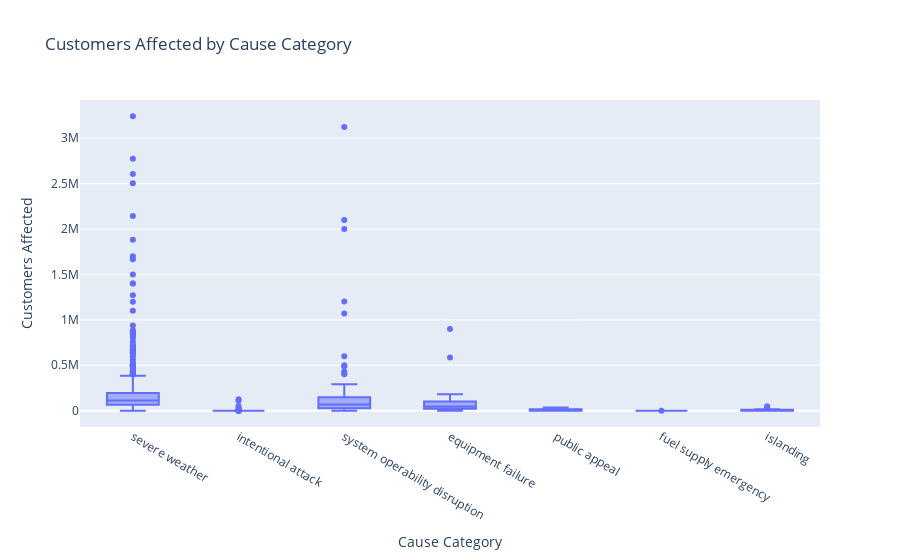

The code cell stored with this chart in its notebook:
### Markdown cell above
Purpose: Understand how outage duration varies by the cause of the outage. This helps identify if certain causes (like severe weather) are linked to longer outages.

### Code cell
fig = px.box(
    data,
    x='CAUSE.CATEGORY',
    y='CUSTOMERS.AFFECTED',
    title='Customers Affected by Cause Category',
    labels={'CAUSE.CATEGORY': 'Cause Category', 'CUSTOMERS.AFFECTED': 'Customers Affected'}
)

fig.show()

### Figure 1 — Plotly figure (JSON) as saved in the notebook; plotly's stock layout.template omitted (floating-point values rounded to 4 significant figures; data arrays with more than 128 entries replaced by an {"elided": "..."} marker saying what was removed)
{"data": [{"alignmentgroup": "True", "hovertemplate": "Cause Category=%{x}<br>Customers Affected=%{y}<extra></extra>", "legendgroup": "", "marker": {"color": "#636efa"}, "name": "", "notched": false, "offsetgroup": "", "orientation": "v", "showlegend": false, "type": "box", "x": {"elided": "1534 str values"}, "x0": " ", "xaxis": "x", "y": {"elided": "1534 int values"}, "y0": " ", "yaxis": "y"}], "layout": {"boxmode": "group", "legend": {"tracegroupgap": 0}, "title": {"text": "Customers Affected by Cause Category"}, "xaxis": {"anchor": "y", "domain": [0, 1], "title": {"text": "Cause Category"}}, "yaxis": {"anchor": "x", "domain": [0, 1], "title": {"text": "Customers Affected"}}}}
